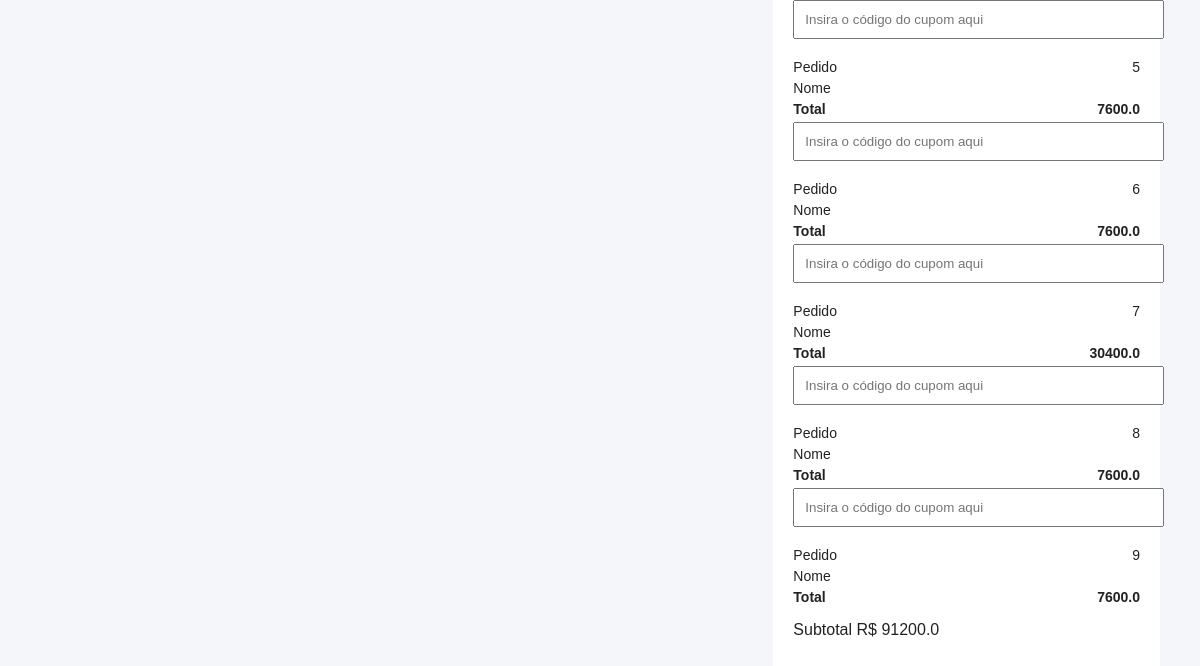
Page /meus-pedidos (signed in, lower part) on the earlier database version.
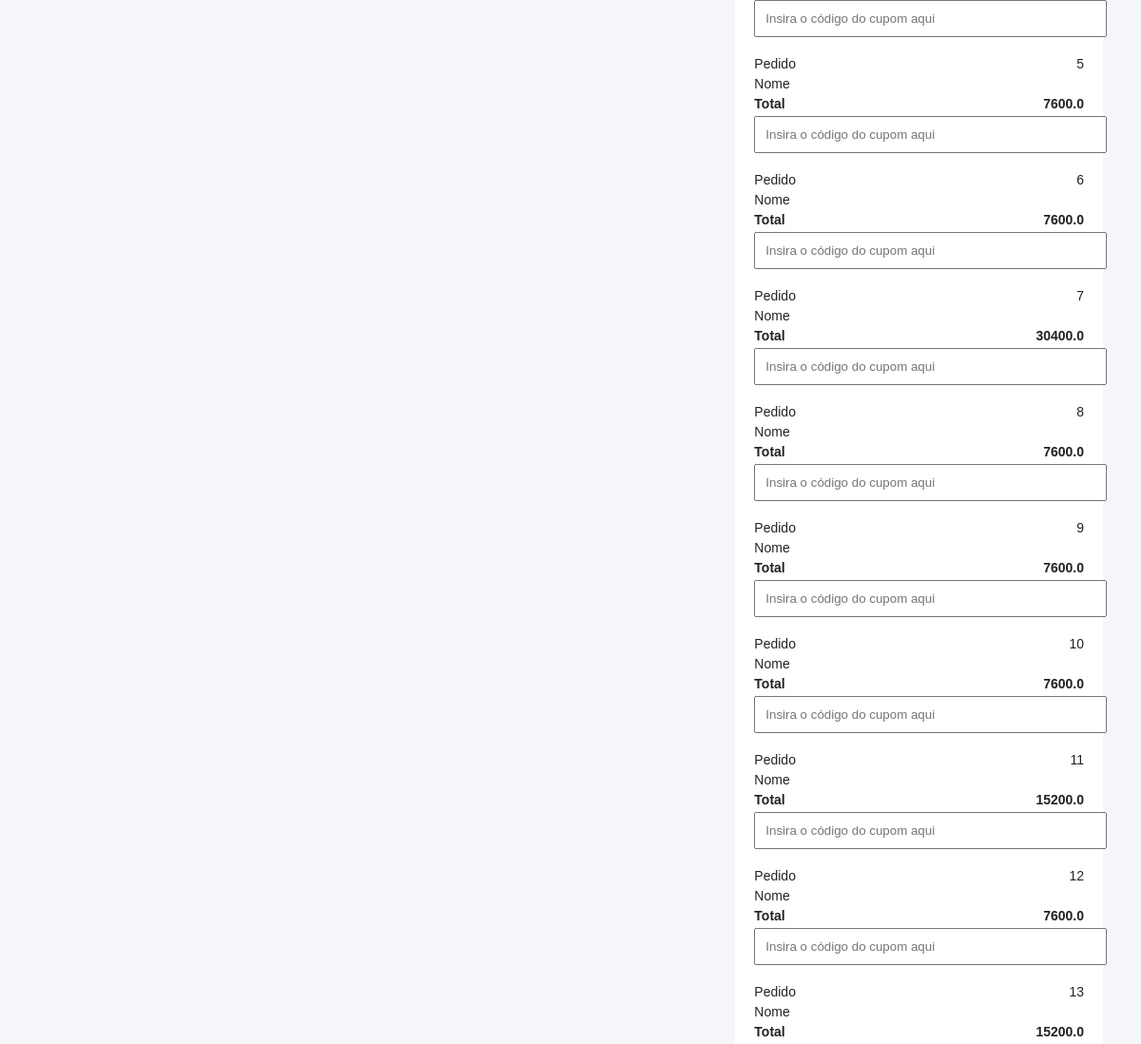
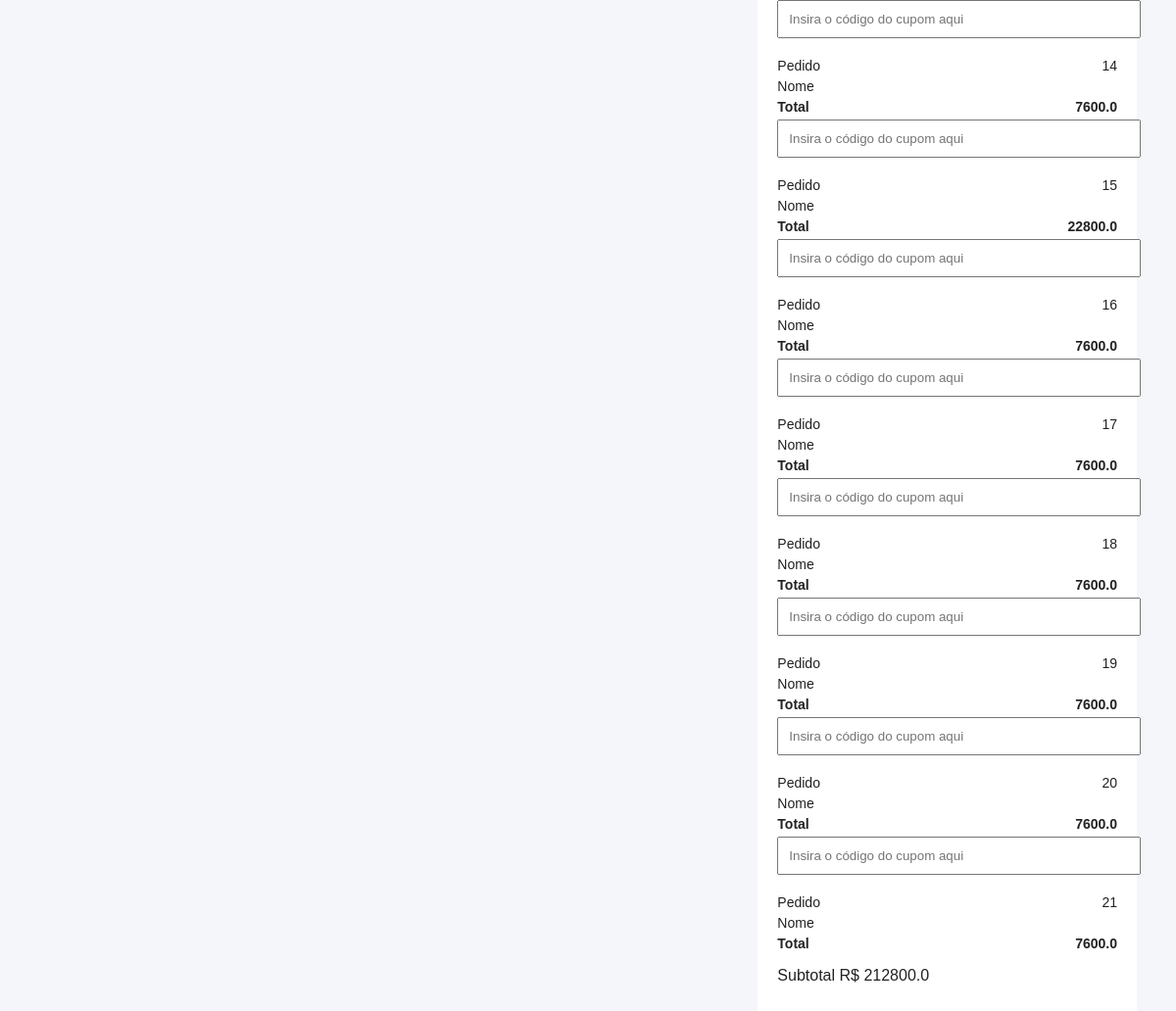
Same page on the later database version (2 pictures, top to bottom).
### models.py (models this page shows)
class Pedido(Base):
    __tablename__ = "pedido"
    id = Column(Integer, primary_key=True, index=True)
    id_usuario = Column(Integer, ForeignKey("usuarios.id")) # id do usuário que está fazendo o pedido
    total = Column(Float, default=0.0) # total de pedidos
    usuario = relationship("Usuario", back_populates="pedidos")
    itens = relationship("ItemPedido", back_populates="pedido")

### controllers.py (the view)
@router.get("/meus-pedidos",response_class=HTMLResponse)
def meus_pedidos(request:Request,db:Session=Depends(get_db)):
    token = request.cookies.get("token")
    if not token:
        return RedirectResponse(url="/login", status_code=303)
    payload = verificar_token(token)
    if not payload:
        return RedirectResponse(url="/login", status_code=303)
    email_usuario = payload.get("sub")
    usuario=db.query(Usuario).filter_by(email=email_usuario).first()
    pedidos = db.query(Pedido).filter_by(id_usuario=usuario.id).all()
    total_geral = sum(p.total for p in pedidos)
    return templates.TemplateResponse("checkout.html",
                                      {"request":request, "pedidos":pedidos, "total_geral":total_geral})

### View/templates/checkout.html (shortened to what this page needs)
<!DOCTYPE html>
<html lang="pt-BR">
  <head>
    <link rel="stylesheet" href="style_checkout.css" />
    <link
      rel="stylesheet"
      href="{{url_for('static', path='Pasta_css/style_checkout.css') }}"
    />
  </head>
  <body>
    <main class="checkout">
      <section class="form-section">
      </section>
      {% if pedidos %}
      <aside class="cart-section">
        {% for i in pedidos %}
        <input type="text" placeholder="Insira o código do cupom aqui" />
        <div class="summary">
          <p>Pedido <span>{{i.id}}</span></p>
          <p>Nome </p>
          <p>
            <strong>Total</strong>
            <span><strong>{{ i.total }}</strong></span>
          </p>
        </div>
        {% endfor %}
        <p>Subtotal <span>R$ {{ total_geral }}</span></p>
      </aside>
      {% endif %}
    </main>
  </body>
</html>

### static/Pasta_css/style_checkout.css (style rules this page uses)
body { font-family: Arial, sans-serif; margin: 0; background: #f4f6f9; color: #222; }
.checkout { display: flex; justify-content: space-between; padding: 40px; gap: 40px; }
.form-section { flex: 2; }
.cart-section { flex: 1; background: white; padding: 20px; border-radius: 5px; }
.cart-section input { width: 100%; padding: 10px; margin-bottom: 15px; }
.summary { font-size: 14px; }
.summary p { display: flex; justify-content: space-between; margin: 5px 0; }

Differences in the rows shown:
added Pedido: id "10", total "7600.0"
added Pedido: id "11", total "15200.0"
added Pedido: id "12", total "7600.0"
added Pedido: id "13", total "15200.0"
added Pedido: id "14", total "7600.0"
added Pedido: id "15", total "22800.0"
added Pedido: id "16", total "7600.0"
added Pedido: id "17", total "7600.0"
added Pedido: id "18", total "7600.0"
added Pedido: id "19", total "7600.0"
added Pedido: id "20", total "7600.0"
added Pedido: id "21", total "7600.0"
Other differences:
{{ total_geral }}: "91200.0" → "212800.0"
